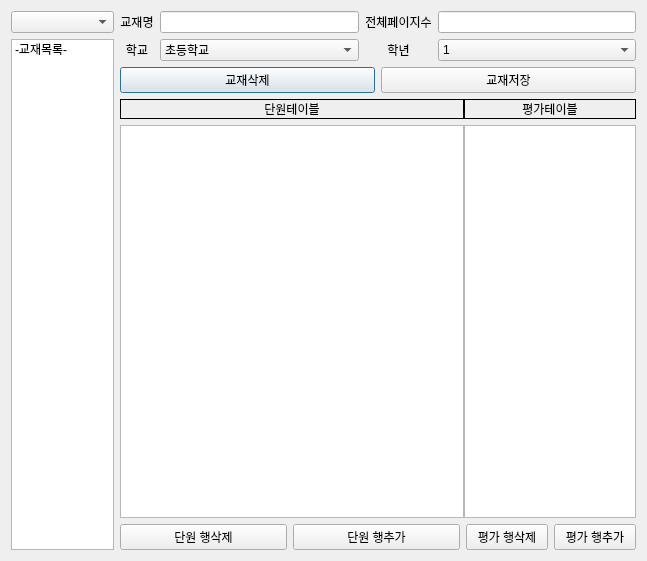
<?xml version="1.0" encoding="UTF-8"?>
<ui version="4.0">
 <class>Dialog</class>
 <widget class="QDialog" name="Dialog">
  <property name="geometry">
   <rect>
    <x>0</x>
    <y>0</y>
    <width>647</width>
    <height>561</height>
   </rect>
  </property>
  <property name="windowTitle">
   <string>Dialog</string>
  </property>
  <layout class="QVBoxLayout" name="verticalLayout">
   <item>
    <layout class="QHBoxLayout" name="horizontalLayout" stretch="1,5">
     <item>
      <layout class="QVBoxLayout" name="verticalLayout_3">
       <item>
        <widget class="QComboBox" name="comboBooklist"/>
       </item>
       <item>
        <widget class="QListWidget" name="listWidget">
         <item>
          <property name="text">
           <string>-교재목록-</string>
          </property>
         </item>
        </widget>
       </item>
      </layout>
     </item>
     <item>
      <layout class="QVBoxLayout" name="verticalLayout_2">
       <item>
        <layout class="QGridLayout" name="gridLayout">
         <item row="0" column="0">
          <widget class="QLabel" name="label">
           <property name="text">
            <string>교재명</string>
           </property>
           <property name="alignment">
            <set>Qt::AlignCenter</set>
           </property>
          </widget>
         </item>
         <item row="0" column="3">
          <widget class="QLineEdit" name="allPage"/>
         </item>
         <item row="0" column="2">
          <widget class="QLabel" name="label_2">
           <property name="text">
            <string>전체페이지수</string>
           </property>
           <property name="alignment">
            <set>Qt::AlignCenter</set>
           </property>
          </widget>
         </item>
         <item row="0" column="1">
          <widget class="QLineEdit" name="bookTitle"/>
         </item>
         <item row="1" column="0">
          <widget class="QLabel" name="label_3">
           <property name="text">
            <string>학교</string>
           </property>
           <property name="alignment">
            <set>Qt::AlignCenter</set>
           </property>
          </widget>
         </item>
         <item row="1" column="2">
          <widget class="QLabel" name="label_4">
           <property name="text">
            <string>학년</string>
           </property>
           <property name="alignment">
            <set>Qt::AlignCenter</set>
           </property>
          </widget>
         </item>
         <item row="1" column="1">
          <widget class="QComboBox" name="comboSchool">
           <item>
            <property name="text">
             <string>초등학교</string>
            </property>
           </item>
           <item>
            <property name="text">
             <string>중학교</string>
            </property>
           </item>
           <item>
            <property name="text">
             <string>고등학교</string>
            </property>
           </item>
          </widget>
         </item>
         <item row="1" column="3">
          <widget class="QComboBox" name="comboGrade">
           <item>
            <property name="text">
             <string>1</string>
            </property>
           </item>
           <item>
            <property name="text">
             <string>2</string>
            </property>
           </item>
           <item>
            <property name="text">
             <string>3</string>
            </property>
           </item>
           <item>
            <property name="text">
             <string>4</string>
            </property>
           </item>
           <item>
            <property name="text">
             <string>5</string>
            </property>
           </item>
           <item>
            <property name="text">
             <string>6</string>
            </property>
           </item>
          </widget>
         </item>
        </layout>
       </item>
       <item>
        <layout class="QHBoxLayout" name="horizontalLayout_3">
         <item>
          <widget class="QPushButton" name="btndelete">
           <property name="text">
            <string>교재삭제</string>
           </property>
          </widget>
         </item>
         <item>
          <widget class="QPushButton" name="btnsave">
           <property name="text">
            <string>교재저장</string>
           </property>
          </widget>
         </item>
        </layout>
       </item>
       <item>
        <layout class="QVBoxLayout" name="verticalLayout_4" stretch="0,0">
         <item>
          <layout class="QHBoxLayout" name="horizontalLayout_5" stretch="2,1">
           <property name="spacing">
            <number>0</number>
           </property>
           <property name="leftMargin">
            <number>0</number>
           </property>
           <property name="topMargin">
            <number>0</number>
           </property>
           <property name="rightMargin">
            <number>0</number>
           </property>
           <property name="bottomMargin">
            <number>0</number>
           </property>
           <item>
            <widget class="QLabel" name="label_6">
             <property name="frameShape">
              <enum>QFrame::Box</enum>
             </property>
             <property name="text">
              <string>단원테이블</string>
             </property>
             <property name="alignment">
              <set>Qt::AlignCenter</set>
             </property>
            </widget>
           </item>
           <item>
            <widget class="QLabel" name="label_5">
             <property name="frameShape">
              <enum>QFrame::Box</enum>
             </property>
             <property name="text">
              <string>평가테이블</string>
             </property>
             <property name="alignment">
              <set>Qt::AlignCenter</set>
             </property>
            </widget>
           </item>
          </layout>
         </item>
         <item>
          <layout class="QHBoxLayout" name="horizontalLayout_2" stretch="2,1">
           <property name="spacing">
            <number>0</number>
           </property>
           <property name="leftMargin">
            <number>0</number>
           </property>
           <property name="topMargin">
            <number>0</number>
           </property>
           <property name="rightMargin">
            <number>0</number>
           </property>
           <property name="bottomMargin">
            <number>0</number>
           </property>
           <item>
            <widget class="QTableWidget" name="tableWidget"/>
           </item>
           <item>
            <widget class="QTableWidget" name="tableWidget2"/>
           </item>
          </layout>
         </item>
        </layout>
       </item>
       <item>
        <layout class="QHBoxLayout" name="horizontalLayout_4" stretch="2,1">
         <item>
          <layout class="QHBoxLayout" name="horizontalLayout_6">
           <item>
            <widget class="QPushButton" name="btndelrow">
             <property name="text">
              <string>단원 행삭제</string>
             </property>
            </widget>
           </item>
           <item>
            <widget class="QPushButton" name="btnaddrow">
             <property name="text">
              <string>단원 행추가</string>
             </property>
            </widget>
           </item>
          </layout>
         </item>
         <item>
          <layout class="QHBoxLayout" name="horizontalLayout_7" stretch="0,0">
           <item>
            <widget class="QPushButton" name="btndelrow2">
             <property name="text">
              <string>평가 행삭제</string>
             </property>
            </widget>
           </item>
           <item>
            <widget class="QPushButton" name="btnaddrow2">
             <property name="text">
              <string>평가 행추가</string>
             </property>
            </widget>
           </item>
          </layout>
         </item>
        </layout>
       </item>
      </layout>
     </item>
    </layout>
   </item>
  </layout>
 </widget>
 <resources/>
 <connections/>
</ui>
